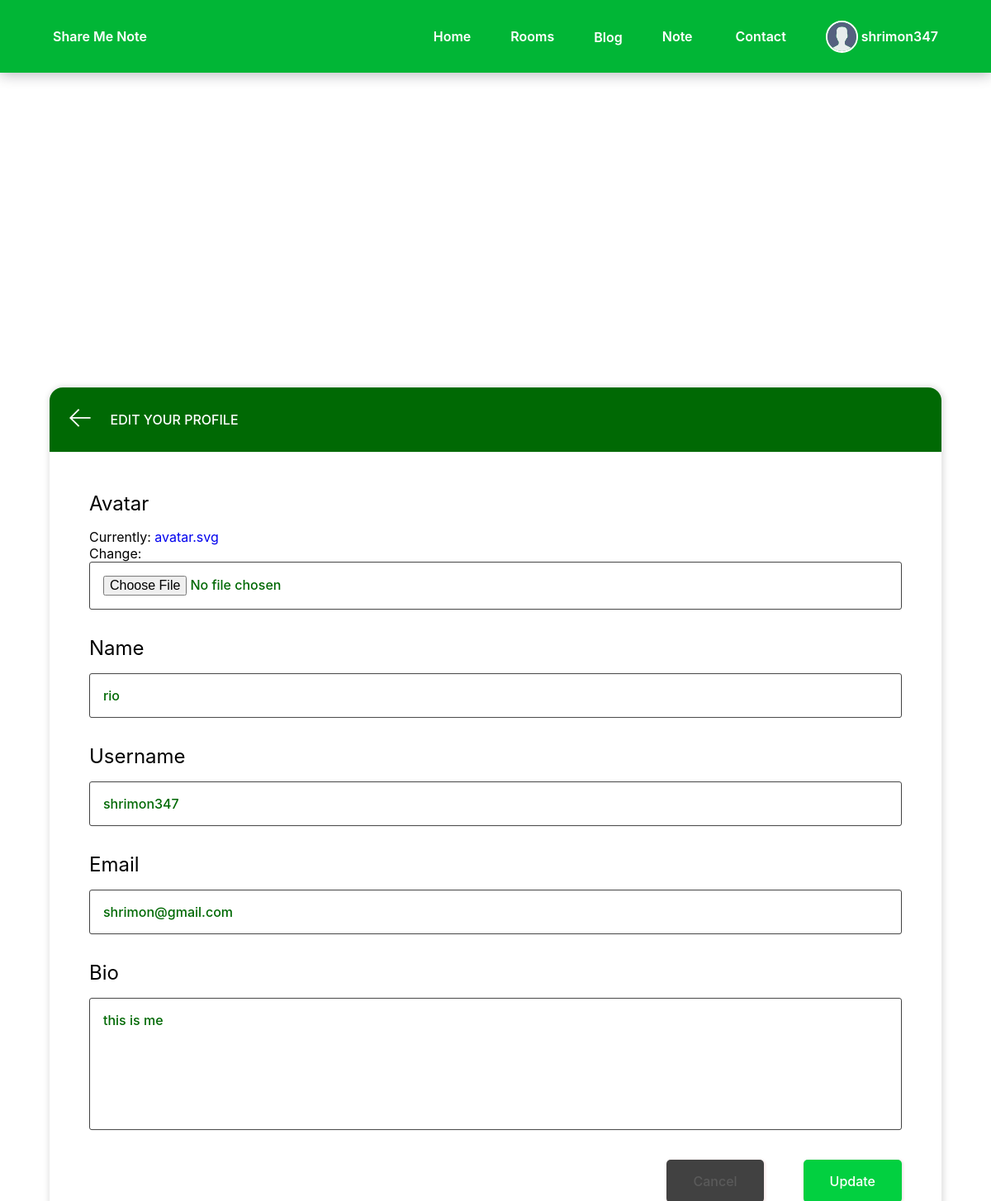
The app's page /update-user/ (signed in) with its own data.
### base/models.py (models this page shows)
class User(AbstractUser):
    name = models.CharField(max_length=200, null=True)
    email = models.EmailField(unique=True, null=True)
    bio = models.TextField(null=True)
    follows = models.ManyToManyField("self", related_name="followed_by", symmetrical=False, blank=True)
    avatar = models.ImageField(null=True, default="avatar.svg")
    USERNAME_FIELD = 'email'
    REQUIRED_FIELDS = []

### base/views.py (the view)
# urls.py: path('update-user/', views.updateUser, name="update-user"),
@login_required(login_url='login')
def updateUser(request):
    user = request.user
    form = UserForm(instance=user)
    if request.method == 'POST':
        form = UserForm(request.POST, request.FILES, instance=user)
        if form.is_valid():
            form.save()
            return redirect('user-profile', username=user.username)
    return render(request, 'base/update-user.html', {'form': form})

### base/forms.py
class UserForm(ModelForm):
    class Meta:
        model = User
        fields = ['avatar', 'name', 'username', 'email', 'bio']

### base/templates/base/update-user.html (shortened to what this page needs)
{% extends 'main.html' %}
{% block content %}
<main class="update-account layout">
  <div class="container">
    <div class="layout__box">
      <div class="layout__boxHeader">
        <div class="layout__boxTitle">
          <a href="{% url 'home' %}">
            <svg version="1.1" xmlns="http://www.w3.org/2000/svg" width="32" height="32" viewBox="0 0 32 32">
              <title>arrow-left</title>
              <path
                d="M13.723 2.286l-13.723 13.714 13.719 13.714 1.616-1.611-10.96-10.96h27.625v-2.286h-27.625l10.965-10.965-1.616-1.607z">
              </path>
            </svg>
          </a>
          <h3>Edit your profile</h3>
        </div>
      </div>
      <div class="layout__body">
        <form class="form" action="" method="POST" enctype="multipart/form-data">
          {% for field in form %}
          <div class="form__group">
            <label for="profile_pic">{{field.label}}</label>
            {{field}}
          </div>
          {% endfor %}
          <div class="form__action">
            <a class="btn btn--dark" href="{{request.META.HTTP_REFERER}}">Cancel</a>
            <button class="btn btn--main" type="submit">Update</button>
          </div>
        </form>
      </div>
    </div>
  </div>
</main>
{% endblock content %}

### templates/navbar.html (shortened to what this page needs)
{% load static %}
<header class="header">
  <nav class="nav container">
    <div class="nav__data">
      <a href="{% url 'note' %}" class="nav__logo">
         Share Me Note
     </a>
    </div>
    <div class="nav__menu" id="nav-menu">
      <ul class="nav__list">
        <li><a href="{% url 'note' %}" class="nav__link">Home</a></li>
        <li><a href="{% url 'rooms' %}" class="nav__link">Rooms</a></li>
        <li class="dropdown__item">
          <div class="nav__link">
           <a style="color:white" href="{% url 'index' %}"> Blog </a>
          </div>
        </li>
        <li class="dropdown__item">
          <div class="nav__link">
            Note
          </div>
        </li>
        <li><a href="#" class="nav__link">Contact</a></li>
        {% if request.user.is_authenticated %}
        <li class="dropdown__item">
          <div class="nav__link">
            <div
              style="border-radius: 50%; border: 2px solid white"
              class="avatar avatar--medium active"
            >
              <img style="width:35px; height: 35px;" src="{{request.user.avatar.url}}" />
            </div>
            <a
              class="nav__link"
              style="color: white"
              href="{% url 'update-user' %}"
            >
              {{request.user.username}}
            </a>
          </div>
          {% endif %}
        </li>
      </ul>
    </div>
  </nav>
</header>

### records on screen
User: user.avatar (placeholder picture), user.username "shrimon347", form "rio" "shrimon347" "shrimon@gmail.com" "this is me"

### other values on screen
{{ field.label }} "Avatar" "Name" "Username" "Email" "Bio"
